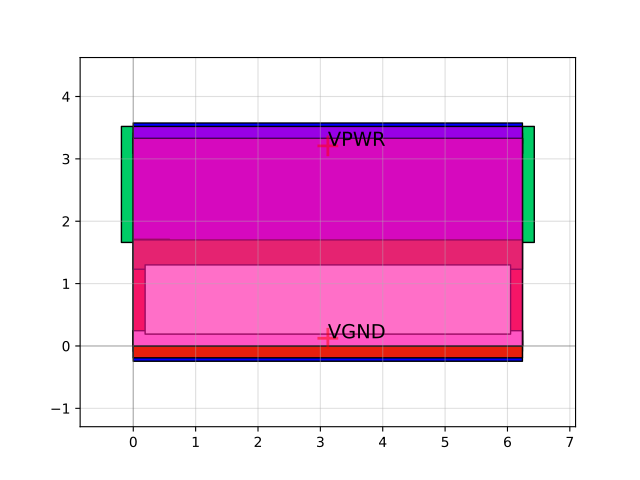

Source code (Python):
import sky130

c = sky130.components.sky130_fd_sc_hs__bufinv_8()
c.plot()
